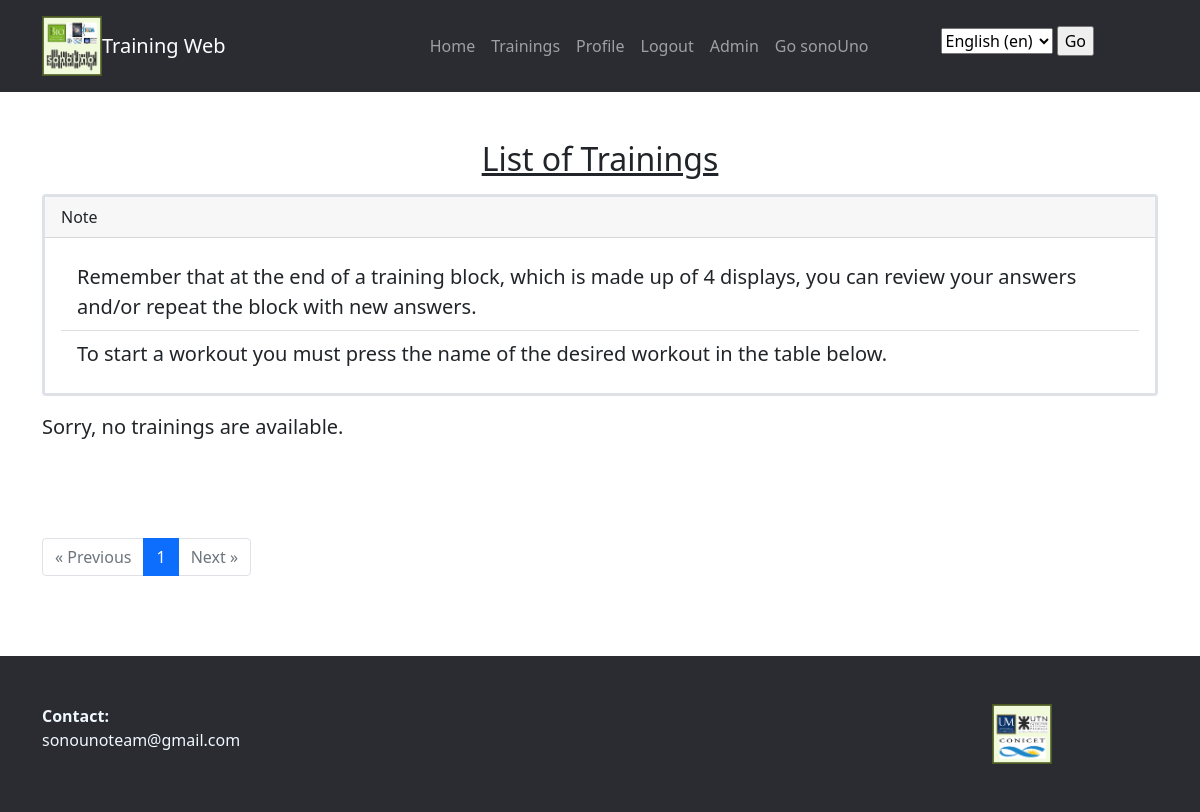
/trainingApp/ (signed in), run on an earlier commit of the app's database.
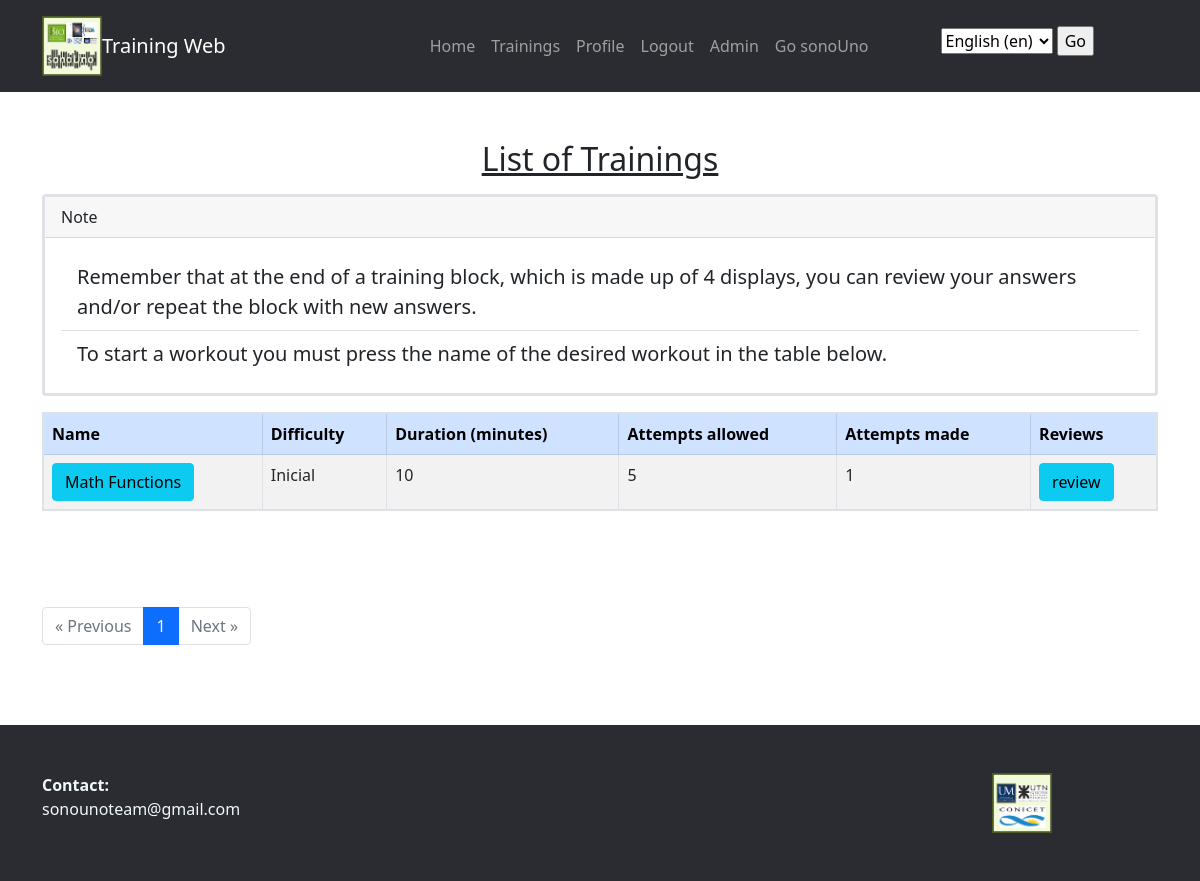
And on a later commit of the database.
### trainingApp/models.py (models this page shows, shortened)
class Training(models.Model):
    class TrainingType(models.TextChoices):
        Easy = 'Inicial'
        Intemediate = 'Intermedio'
        Advanced = 'Avanzado'
    class StateTraining(models.TextChoices):
        Active = 'Activo'
        inactive = 'Inactivo'
    name_training = models.CharField(max_length=200)
    pub_date = models.DateTimeField("upload date", auto_now_add=True)
    modificationDate = models.DateTimeField(auto_now= True)
    difficulty = models.CharField(
        max_length=20,
        choices=TrainingType.choices,
        default=TrainingType.Easy
    )
    estimatedDuration = models.IntegerField(default=0)
    state_training= models.CharField(
        max_length=20,
        choices=StateTraining.choices,
        default=StateTraining.Active
    )
    attempts_allowed = models.IntegerField(default=1)
    groups = models.ManyToManyField(Group)
    def get_num_trainee_trainings(self, trainee_id):
        return TraineeTraining.objects.filter(training=self, trainee_id=trainee_id).count()
    @property
    def total_estimated_duration(self):
        return self.block_set.aggregate(total_duration=Sum('estimed_duration_block'))['total_duration'] or 0

### trainingApp/views.py (the view)
# urls.py: path("", login_required(TrainingList.as_view()), name="training_List"),
class TrainingList(ListView):
    model = Training
    template_name = "trainingApp/training_List.html"
    context_object_name = "training_list"
    paginate_by = 5  # Especifica la cantidad de objetos por página
    def get_queryset(self):
        trainee = Trainee.objects.get(user = self.request.user)
        queryset = Training.objects.filter(state_training = 'Activo',groups__in=[trainee.group]).order_by('id') #el subfijo __in indica que estamos buscando coincidencias en una lista de valores.
        return queryset
    def get_context_data(self, **kwargs):
        context = super().get_context_data(**kwargs)
        user = self.request.user
        trainee = Trainee.objects.get(user_id=user.id)
        context['num_trainee_trainings'] = {training.id: training.get_num_trainee_trainings(trainee.id)      for training in context['training_list']}
        return context

### trainingApp/templatetags/custom_filters.py (called while the page is built)
@register.filter
def get_value(dictionary, key):
    return dictionary.get(key, "0")

### trainingApp/templates/trainingApp/training_List.html (shortened to what this page needs)
{% extends "base.html" %}
{% load i18n %}
{% block content %}
{% load custom_filters %}
<main class="mt-5">
    <h1 class="h2">{% trans "List of Trainings" %}</h1>
    <div class="card my-3 border border-3">
        <div class="card-header">
            {% trans "Note" %}
        </div>
        <div class="card-body">
            <blockquote class="blockquote mb-0">
            </blockquote>
        </div>
    </div>
    <div class="table-responsive">
        {% if training_list %}
            <table class="table table-striped table-bordered border border-2">
                <thead>
                    <tr class="table-primary">
                        <th>{% trans "Name" %}</th>
                        <th>{% trans "Difficulty" %}</th>
                        <th>{% trans "Duration (minutes)" %}</th>
                        <th>{% trans "Attempts allowed" %}</th>
                        <th>{% trans "Attempts made" %}</th>
                        <th>{% trans "Reviews" %}</th>
                    </tr>
                </thead>
                <tbody>
                    {% for training in training_list %}
                        <tr>
                            <td>
                                {% if training.attempts_allowed > num_trainee_trainings|get_value:training.id %}
                                    <a href="{% url 'trainingApp:block_deploy_list' training.id %}" class="btn btn-info">{{ training.name_training }}</a>
                                {% else %}
                                    <a>{{ training.name_training }}</a>
                                {% endif %}
                            </td>
                            <td>{{ training.difficulty }}</td>
                            <td>{{ training.total_estimated_duration }}</td>
                            <td>{{ training.attempts_allowed }}</td>
                            <td>{{ num_trainee_trainings|get_value:training.id }}</td>
                            <td>
                                <a href="{% url 'trainingApp:review_list_tt' training.id %}" class="btn btn-info">{% trans "review" %}</a>
                            </td>
                        </tr>
                    {% endfor %}
                </tbody>
            </table>
        {% else %}
            {% blocktrans %}
                <p class="lead">Sorry, no trainings are available.</p>
            {% endblocktrans %}
        {% endif %}
    </div>
</main>
<div class="mt-4">
    <nav aria-label="Page navigation">
        <ul class="pagination">
            {% if page_obj.has_previous %}
                <li class="page-item">
                    <a href="?page={{ page_obj.previous_page_number }}" class="page-link" aria-label="Previous">
                        <span aria-hidden="true">&laquo; {% trans 'Previous' %}</span>
                    </a>
                </li>
            {% else %}
                <li class="page-item disabled">
                    <span class="page-link" aria-hidden="true">&laquo; {% trans 'Previous' %}</span>
                </li>
            {% endif %}
            {% for i in paginator.page_range %}
                <li class="page-item {% if i == page_obj.number %} active {% endif %}">
                    <a href="?page={{ i }}" class="page-link">{{ i }}</a>
                </li>
            {% endfor %}
            {% if page_obj.has_next %}
                <li class="page-item">
                    <a href="?page={{ page_obj.next_page_number }}" class="page-link" aria-label="Next">
                        <span aria-hidden="true">{% trans 'Next' %} &raquo;</span>
                    </a>
                </li>
            {% else %}
                <li class="page-item disabled">
                    <span class="page-link" aria-hidden="true">{% trans 'Next' %} &raquo;</span>
                </li>
            {% endif %}
        </ul>
    </nav>
</div>
{% endblock %}

What changed in the data, as far as the page shows it:
now on this page (row edited): Training: name_training "Math Functions", difficulty "Inicial", total_estimated_duration "10", attempts_allowed "5", id "1"
Also different on the page:
text no longer shown: "Sorry, no trainings are available."
text now shown: "Name Difficulty Duration (minutes) Attempts allowed Attempts made Reviews"
